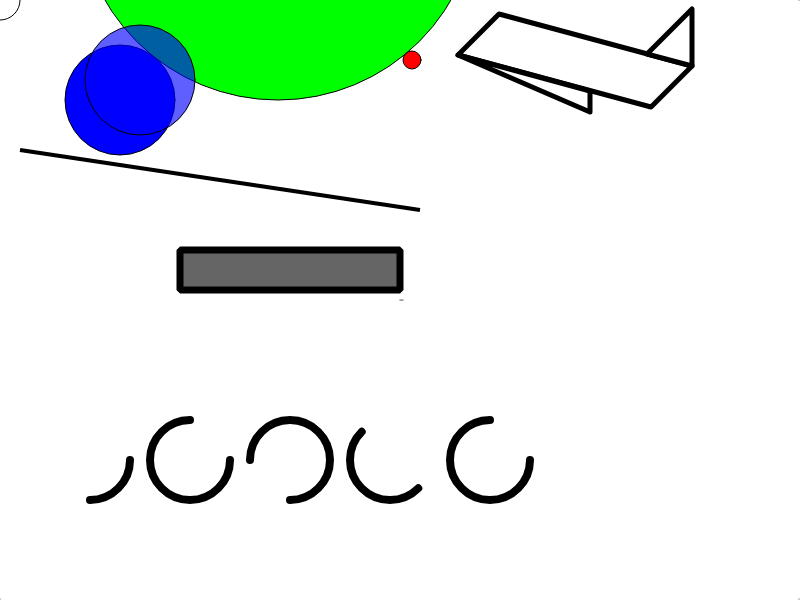
Frame 1 (no input)
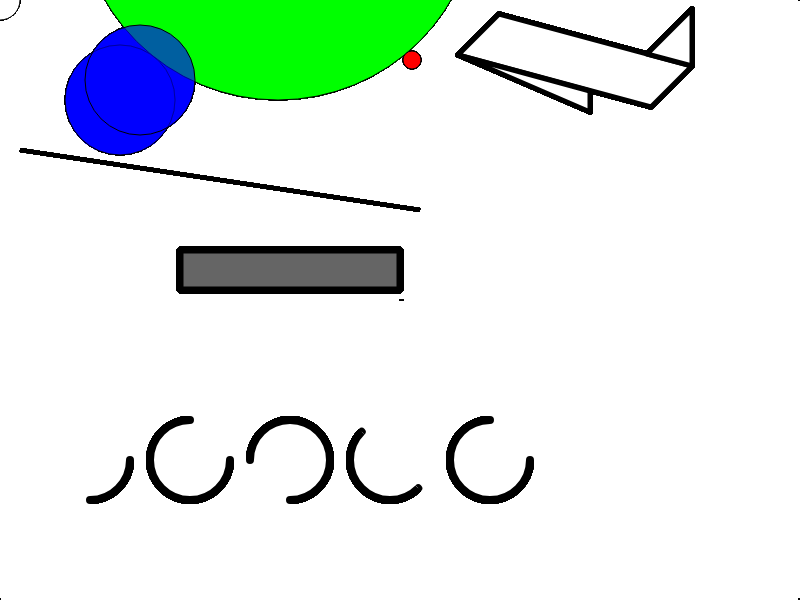
Frame 60 (no input)
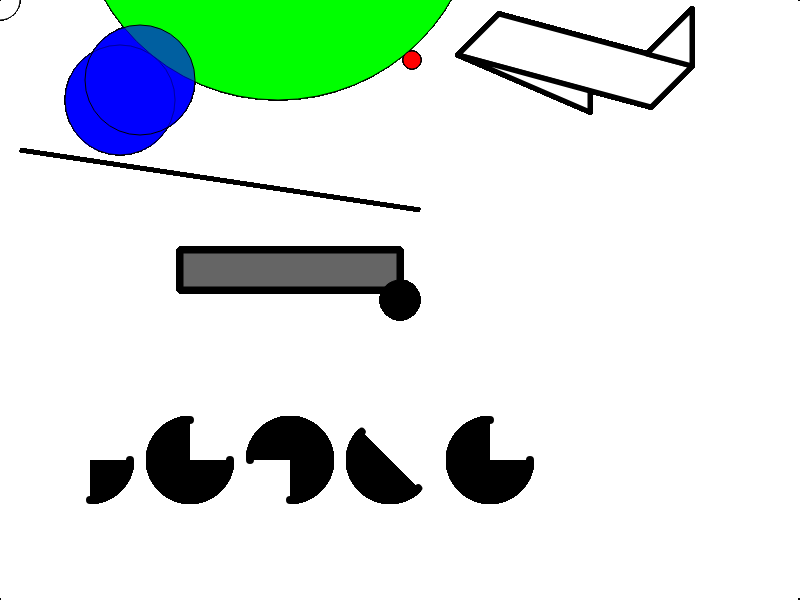
Frame 120 (the mouse pressed at the canvas centre since frame 60)

The p5.js sketch that drew these frames (run headless with seeded random() and noise() and a simulated clock; from frame 60 on, the mouse is pressed at the canvas centre):

// p5.js sketch
// ── sketch.js
function setup() {
  createCanvas(800,600);
  //angleMode(DEGREES);
}

function draw() {
  //background(204);
  strokeWeight(8);
  arc(90,460,80,80,0,HALF_PI);
  arc(190,460,80,80,0,PI+HALF_PI);
  arc(290,460,80,80,PI,TWO_PI+HALF_PI);
  arc(390,460,80,80,QUARTER_PI,PI+QUARTER_PI);
  arc(490,460,80,80,0,radians(270));
  strokeWeight(1);
  //noFill();
  //noStroke();
  fill(0,255,0);
  ellipse(278,-100,400,400);
  fill(0,0,255);
  ellipse(120,100,110,110);
  fill(0,0,255,160);
  ellipse(140,80,110,110);
  fill(255,0,0);
  ellipse(412,60,18,18);
  fill(255);
  strokeWeight(5);
  strokeJoin(ROUND);
  quad(458,55,499,14,692,66,651,107);
  triangle(647,54,692,9,692,66);
  triangle(458,55,590,91,590,112);
  strokeWeight(7);
  strokeJoin(BEVEL);
  fill(101);
  rect(180,250,220,40);
  fill(255);
  strokeWeight(4);
  strokeCap(SQUARE); //or ROUND
  line(20,150,420,210)
  strokeWeight(1);
  point(400,300);
  point(401,300);
  point(402,300);
  point(403,300);
  point(0,0);
  point(799,599);
  point(799,0);
  point(0,599);
  if(mouseIsPressed){
    fill(0);
  } else {
    fill(255);
  }
  ellipse(mouseX,mouseY,40,40);
}
